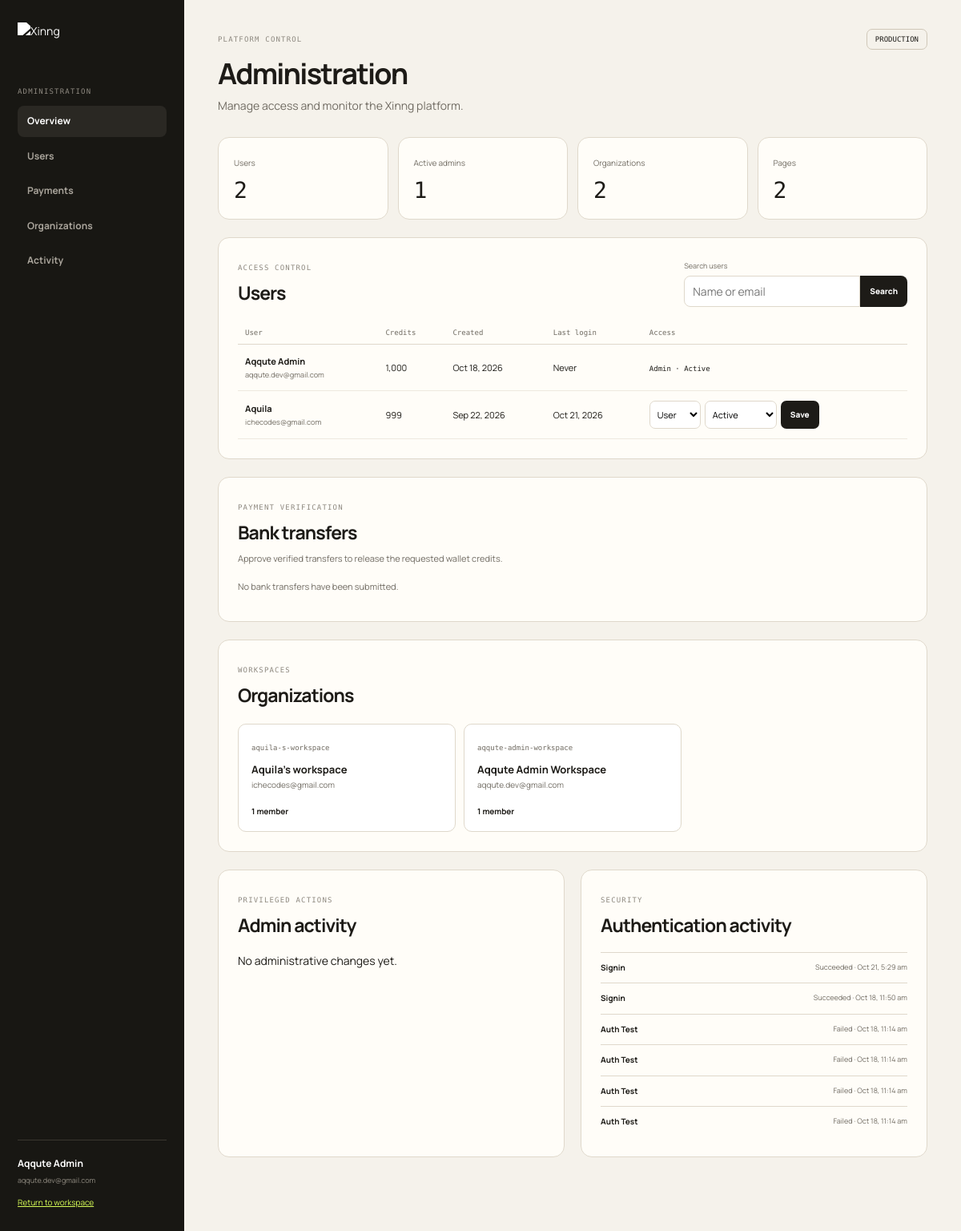
The page /admin.php (signed in) on the database its author committed.
### tables this page shows
CREATE TABLE users (
    id BIGINT UNSIGNED AUTO_INCREMENT PRIMARY KEY,
    uuid CHAR(36) NOT NULL UNIQUE,
    name VARCHAR(150) NOT NULL,
    email VARCHAR(190) NOT NULL UNIQUE,
    password_hash VARCHAR(255) NOT NULL,
    credit_balance INT NOT NULL DEFAULT 1000,
    credits_purchased_total INT NOT NULL DEFAULT 0,
    credits_used_total INT NOT NULL DEFAULT 0,
    avatar_url TEXT NULL,
    phone VARCHAR(50) NULL,
    email_verified_at DATETIME NULL,
    last_login_at DATETIME NULL,
    status ENUM('active','suspended','deleted') DEFAULT 'active',
    role ENUM('user','admin') DEFAULT 'user',
    created_at DATETIME DEFAULT CURRENT_TIMESTAMP,
    updated_at DATETIME DEFAULT CURRENT_TIMESTAMP ON UPDATE CURRENT_TIMESTAMP,
    deleted_at DATETIME NULL,
    INDEX idx_users_email (email),
    INDEX idx_users_status (status),
    INDEX idx_users_role (role)
);

CREATE TABLE organizations (
    id BIGINT UNSIGNED AUTO_INCREMENT PRIMARY KEY,
    uuid CHAR(36) NOT NULL UNIQUE,
    name VARCHAR(150) NOT NULL,
    slug VARCHAR(80) NOT NULL UNIQUE,
    created_by BIGINT UNSIGNED NOT NULL,
    status VARCHAR(24) NOT NULL DEFAULT 'active',
    created_at DATETIME DEFAULT CURRENT_TIMESTAMP,
    updated_at DATETIME DEFAULT CURRENT_TIMESTAMP ON UPDATE CURRENT_TIMESTAMP,
    deleted_at DATETIME NULL,
    CONSTRAINT fk_organizations_creator FOREIGN KEY (created_by) REFERENCES users(id),
    INDEX idx_organizations_status (status)
);

### config.php (called while the page is built, shortened)
<?php
require_once __DIR__ . '/includes/brand.php';
$APP_ENV = getenv('APP_ENV') ?: ($_ENV['APP_ENV'] ?? 'development');
$PUBLIC_URL = xinng_normalize_public_url(getenv('APP_URL') ?: getenv('PUBLIC_URL') ?: getenv('SITE_URL') ?: '');
if (!function_exists('e')) {
	function e($value): string {
		return htmlspecialchars((string)$value, ENT_QUOTES, 'UTF-8');
	}
}
function xinng_admin_user(PDO $pdo, int $userId): ?array {
	$stmt = $pdo->prepare('SELECT id, uuid, name, email, role, status, created_at, last_login_at FROM users WHERE id = ? AND role = "admin" AND status = "active" AND deleted_at IS NULL LIMIT 1');
	$stmt->execute([$userId]);
	return $stmt->fetch() ?: null;
}
function xinng_normalize_public_url(string $value): string {
	$value = trim((string)$value);
	$value = preg_replace('#/+$#', '', $value);
	$host = preg_replace('#^https?://#i', '', $value);
	$host = preg_replace('#/.*$#', '', $host);
	return $value;
}
function xinng_public_base_url(): string {
	global $PUBLIC_URL;
	if (!empty($PUBLIC_URL)) {
		return rtrim(xinng_normalize_public_url($PUBLIC_URL), '/');
	}
	$scheme = 'http';
	$host = $_SERVER['HTTP_X_FORWARDED_HOST'] ?? ($_SERVER['HTTP_HOST'] ?? 'localhost');
	$basePath = '';
	return rtrim($scheme . '://' . $host . $basePath, '/');
}
?>

### includes/brand.php (called while the page is built)
<?php
function xinng_brand_logo_url(string $baseUrl): string {
    static $version = null;
    if ($version === null) {
        $version = (string) filemtime(__DIR__ . '/../assets/images/Logo.png');
    }
    return rtrim($baseUrl, '/') . '/assets/images/Logo.png?v=' . $version;
}

### admin.php (the view, shortened to what this page needs)
<?php
require_once __DIR__ . '/config.php';
$userId = filter_var($_SESSION['user_id'] ?? null, FILTER_VALIDATE_INT);
$pdo = get_db_connection();
$admin = xinng_admin_user($pdo, (int)$userId);
$q = trim((string)($_GET['q'] ?? ''));
$where = 'WHERE deleted_at IS NULL'; $params = [];
$stmt = $pdo->prepare("SELECT id,name,email,role,status,credit_balance,created_at,last_login_at FROM users {$where} ORDER BY created_at DESC LIMIT 100");
$stmt->execute($params); $users = $stmt->fetchAll();
$metrics = [
 'users'=>(int)$pdo->query('SELECT COUNT(*) FROM users WHERE deleted_at IS NULL')->fetchColumn(),
 'admins'=>(int)$pdo->query('SELECT COUNT(*) FROM users WHERE role="admin" AND status="active" AND deleted_at IS NULL')->fetchColumn(),
 'organizations'=>(int)$pdo->query('SELECT COUNT(*) FROM organizations WHERE status="active" AND deleted_at IS NULL')->fetchColumn(),
 'pages'=>(int)$pdo->query('SELECT COUNT(*) FROM pages WHERE deleted_at IS NULL')->fetchColumn(),
];
$organizations=$pdo->query('SELECT o.id,o.name,o.slug,o.created_at,u.email AS owner_email,COUNT(om.id) AS member_count FROM organizations o JOIN users u ON u.id=o.created_by LEFT JOIN organization_members om ON om.organization_id=o.id AND om.status="active" WHERE o.deleted_at IS NULL GROUP BY o.id,o.name,o.slug,o.created_at,u.email ORDER BY o.created_at DESC LIMIT 30')->fetchAll();
$adminActivity=$pdo->query('SELECT aa.event_type,aa.created_at,u.name AS actor_name FROM admin_activity aa JOIN users u ON u.id=aa.actor_user_id ORDER BY aa.created_at DESC LIMIT 20')->fetchAll();
$authActivity=$pdo->query('SELECT event_type,outcome,created_at FROM auth_events ORDER BY created_at DESC LIMIT 20')->fetchAll();
$bankTransfers=$pdo->query("SELECT r.id,r.user_id,r.credit_transaction_id,r.package_id,r.expected_amount,r.currency,r.receipt_path,r.original_filename,r.status,r.review_note,r.created_at,t.amount AS credit_amount,t.reference,u.name AS user_name,u.email AS user_email FROM bank_transfer_receipts r JOIN credit_transactions t ON t.id=r.credit_transaction_id JOIN users u ON u.id=r.user_id ORDER BY r.created_at DESC LIMIT 100")->fetchAll();
?>
<!doctype html><html lang="en"><head><link rel="stylesheet" href="assets/css/brand.css"><link rel="stylesheet" href="assets/css/admin.css?v=<?= filemtime(__DIR__.'/assets/css/admin.css') ?>"></head><body>
<aside class="admin-sidebar"><a class="xinng-brand" href="dashboard.php"><img class="xinng-brand__image" src="<?= e(xinng_brand_logo_url(xinng_public_base_url())) ?>" alt="Xinng" width="1736" height="906"></a><span class="admin-label">ADMINISTRATION</span><nav><a class="active" href="#overview">Overview</a><a href="#users">Users</a><a href="#payments">Payments</a><a href="#organizations">Organizations</a><a href="#activity">Activity</a></nav><div class="admin-account"><strong><?= e($admin['name']) ?></strong><small><?= e($admin['email']) ?></small><a href="dashboard.php">Return to workspace</a></div></aside>
<main class="admin-main"><header><div><span class="eyebrow">PLATFORM CONTROL</span><h1>Administration</h1><p>Manage access and monitor the Xinng platform.</p></div><span class="environment"><?= e(strtoupper($APP_ENV)) ?></span></header>
<section id="overview" class="metric-grid"><?php foreach([['Users',$metrics['users']],['Active admins',$metrics['admins']],['Organizations',$metrics['organizations']],['Pages',$metrics['pages']]] as [$label,$value]):?><article><span><?=e($label)?></span><strong><?=number_format($value)?></strong></article><?php endforeach;?></section>
<section id="users" class="admin-panel"><div class="panel-heading"><div><span class="eyebrow">ACCESS CONTROL</span><h2>Users</h2></div><form method="get" class="search"><label for="admin-search">Search users</label><div><input id="admin-search" name="q" type="search" value="<?=e($q)?>" placeholder="Name or email"><button>Search</button></div></form></div><div class="table-wrap"><table><thead><tr><th>User</th><th>Credits</th><th>Created</th><th>Last login</th><th>Access</th></tr></thead><tbody><?php foreach($users as $user):?><tr><td><strong><?=e($user['name'])?></strong><small><?=e($user['email'])?></small></td><td><?=number_format((int)$user['credit_balance'])?></td><td><?=e(date('M j, Y',strtotime($user['created_at'])))?></td><td><?=$user['last_login_at']?e(date('M j, Y',strtotime($user['last_login_at']))):'Never'?></td><td><?php if((int)$user['id']===(int)$userId):?><span class="self-access"><?=e(ucfirst($user['role']))?> · <?=e(ucfirst($user['status']))?></span><?php else:?><form method="post" class="access-form"><input type="hidden" name="csrf_token" value="<?=e(csrf_token())?>"><input type="hidden" name="action" value="update_access"><input type="hidden" name="user_id" value="<?=(int)$user['id']?>"><select name="role" aria-label="Role for <?=e($user['name'])?>"><option value="user"<?=$user['role']==='user'?' selected':''?>>User</option><option value="admin"<?=$user['role']==='admin'?' selected':''?>>Admin</option></select><select name="status" aria-label="Status for <?=e($user['name'])?>"><option value="active"<?=$user['status']==='active'?' selected':''?>>Active</option><option value="suspended"<?=$user['status']==='suspended'?' selected':''?>>Suspended</option></select><button>Save</button></form><?php endif;?></td></tr><?php endforeach;?></tbody></table></div></section>
<section id="payments" class="admin-panel"><div class="panel-heading"><div><span class="eyebrow">PAYMENT VERIFICATION</span><h2>Bank transfers</h2><p>Approve verified transfers to release the requested wallet credits.</p></div></div><?php if(!$bankTransfers):?><p class="payment-empty">No bank transfers have been submitted.</p><?php endif;?></section>
<section id="organizations" class="admin-panel"><div class="panel-heading"><div><span class="eyebrow">WORKSPACES</span><h2>Organizations</h2></div></div><div class="organization-grid"><?php foreach($organizations as $organization):?><article><span><?=e($organization['slug'])?></span><h3><?=e($organization['name'])?></h3><p><?=e($organization['owner_email'])?></p><strong><?=(int)$organization['member_count']?> member<?=(int)$organization['member_count']===1?'':'s'?></strong></article><?php endforeach;?></div></section>
<section id="activity" class="activity-grid"><article class="admin-panel"><span class="eyebrow">PRIVILEGED ACTIONS</span><h2>Admin activity</h2><div class="activity-list"><?php if(!$adminActivity):?><p>No administrative changes yet.</p><?php else:foreach($adminActivity as $event):?><div><strong><?=e(str_replace('.',' ',$event['event_type']))?></strong><span><?=e($event['actor_name'])?> · <?=e(date('M j, g:i a',strtotime($event['created_at'])))?></span></div><?php endforeach;endif;?></div></article><article class="admin-panel"><span class="eyebrow">SECURITY</span><h2>Authentication activity</h2><div class="activity-list"><?php foreach($authActivity as $event):?><div><strong><?=e(str_replace('_',' ',$event['event_type']))?></strong><span><?=e(ucfirst($event['outcome']))?> · <?=e(date('M j, g:i a',strtotime($event['created_at'])))?></span></div><?php endforeach;?></div></article></section>
</main></body></html>

### assets/css/brand.css (style rules this page uses)
.xinng-brand { display: inline-flex; align-items: center; flex: 0 0 auto; width: 144px; height: 46px; vertical-align: middle; text-decoration: none; background: transparent; }
.xinng-brand > img.xinng-brand__image { display: block; width: 100%; height: auto; max-width: 100%; max-height: 100%; object-fit: contain; object-position: left center; margin: 0; border: 0; }

### rows shown on the page
users: name "Aqqute Admin", email "aqqute.dev@gmail.com", credit_balance "1,000", created_at "Oct 18, 2026", shows "Never", role "Admin", status "Active"
users: name "Aquila", email "ichecodes@gmail.com", credit_balance "999", created_at "Sep 22, 2026", last_login_at "Oct 21, 2026", role "User", status "Active"
organizations: slug "aquila-s-workspace", name "Aquila's workspace", created_by.email "ichecodes@gmail.com", member_count "1"
organizations: slug "aqqute-admin-workspace", name "Aqqute Admin Workspace", created_by.email "aqqute.dev@gmail.com", member_count "1"

### other values the page prints
$APP_ENV "PRODUCTION"
$label "Users"
$value "2"
$label "Active admins"
$value "1"
$label "Organizations"
$label "Pages"
str_replace('_',' ',$event['event_type']) "Signin"
$event['outcome'] "Succeeded"
date('M j, g:i a',strtotime($event['created_at'])) "Oct 21, 5:29 am"
date('M j, g:i a',strtotime($event['created_at'])) "Oct 18, 11:50 am"
str_replace('_',' ',$event['event_type']) "Auth Test"
$event['outcome'] "Failed"
date('M j, g:i a',strtotime($event['created_at'])) "Oct 18, 11:14 am"
